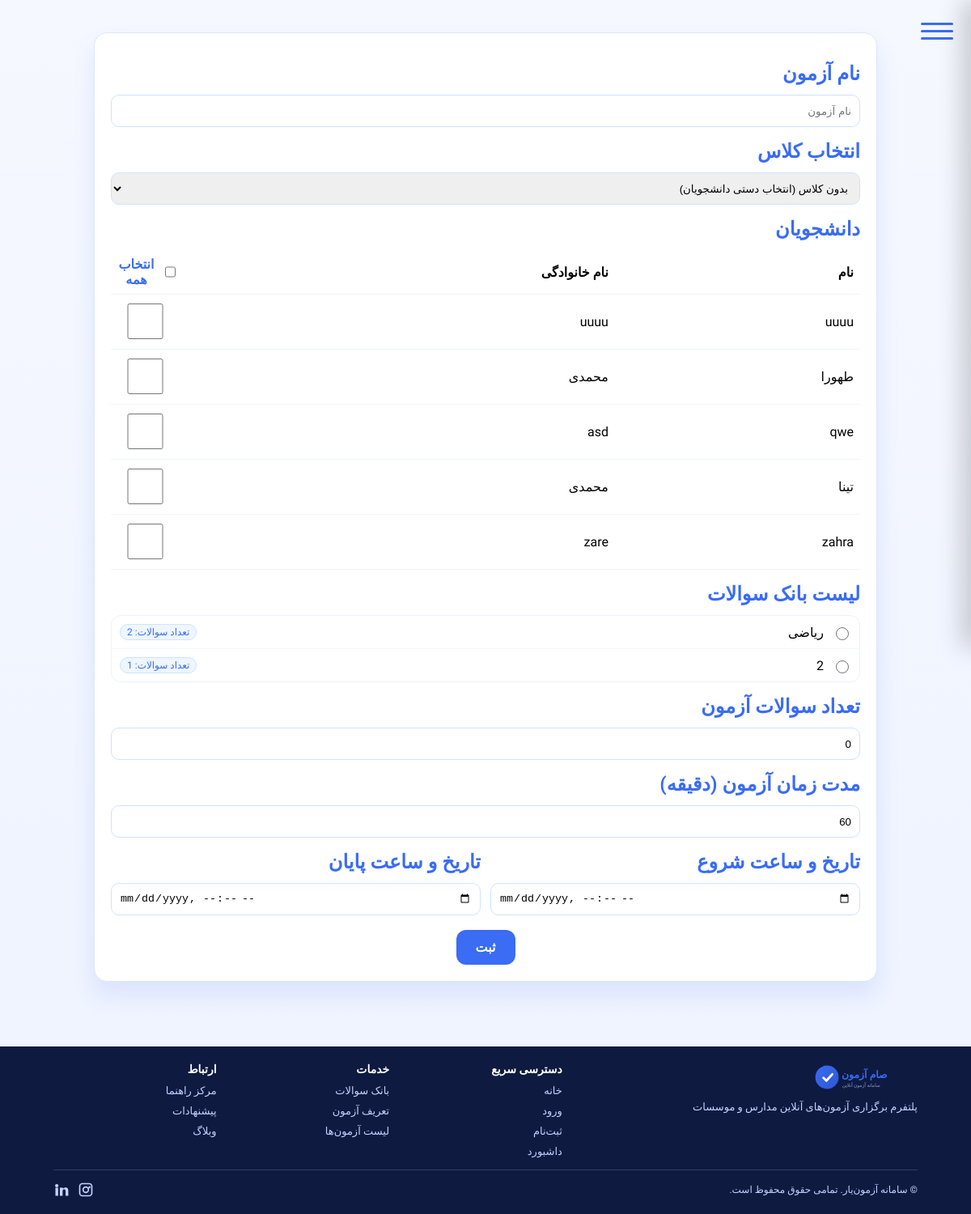
Page /accounts/exam-define/ (signed in) on the earlier database version.
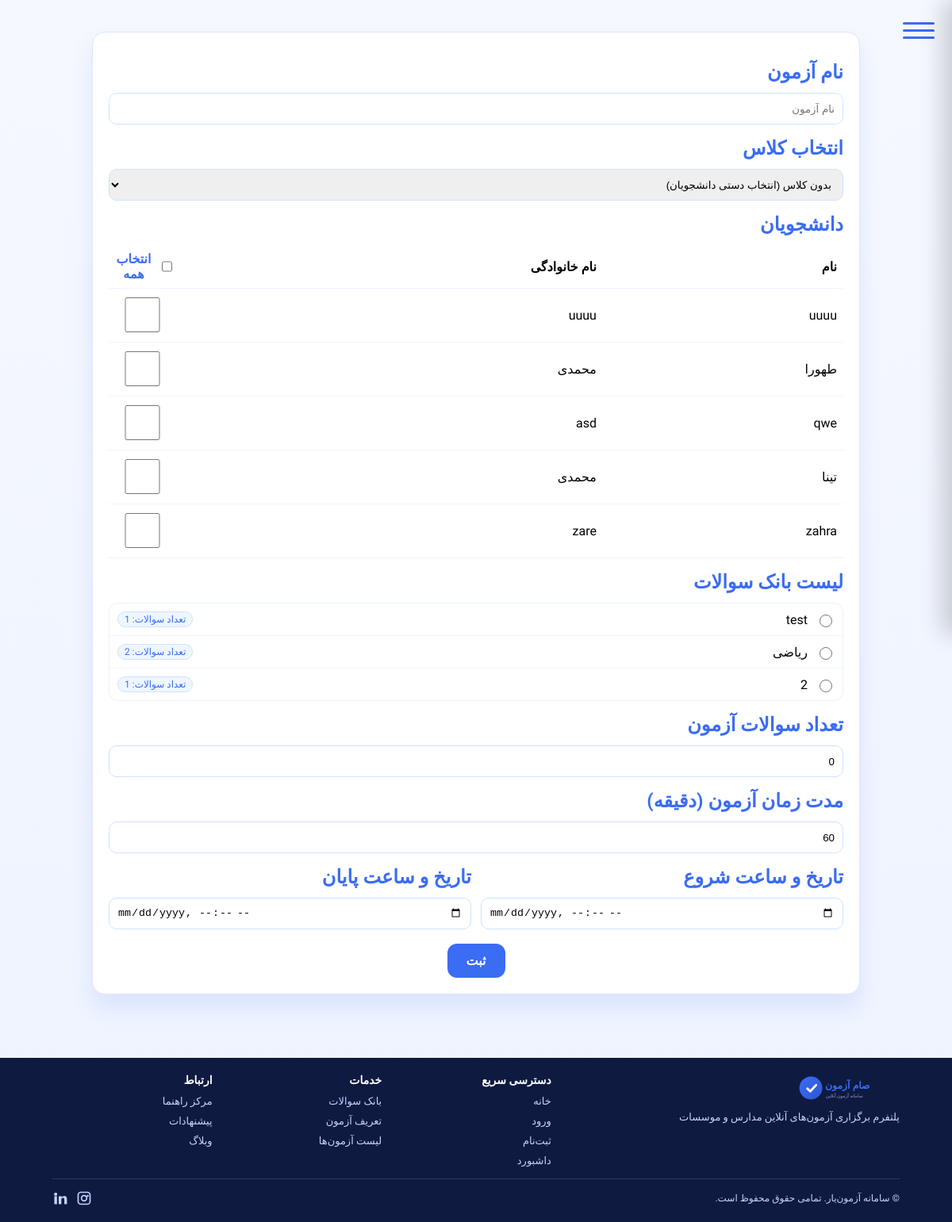
Same page on the later database version.
### accounts/models.py (models this page shows, shortened)
class User(AbstractUser):
    email = models.EmailField(unique=True)
    role = models.ForeignKey(Role, on_delete=models.SET_NULL, null=True, blank=True)
    class Meta:
        verbose_name = "کاربر"
        verbose_name_plural = "کاربران"

class Exam(models.Model):
    name = models.CharField(max_length=200)
    classroom = models.ForeignKey('Classroom', on_delete=models.CASCADE, related_name='exams')
    num_questions = models.PositiveIntegerField(default=0)
    created_by = models.ForeignKey(settings.AUTH_USER_MODEL, on_delete=models.CASCADE, related_name='created_exams')
    students = models.ManyToManyField(settings.AUTH_USER_MODEL, related_name='exams', blank=True)
    created_at = models.DateTimeField(auto_now_add=True)
    source_exam = models.ForeignKey('self', null=True, blank=True, on_delete=models.SET_NULL, related_name='derived_exams')
    shuffle_per_student = models.BooleanField(default=True)
    duration = models.PositiveIntegerField(default=60, help_text="Duration in minutes")
    start_time = models.DateTimeField(null=True, blank=True)
    end_time = models.DateTimeField(null=True, blank=True)
    class Meta:
        verbose_name = "آزمون"
        verbose_name_plural = "آزمون‌ها"

### accounts/views.py (the view, shortened to what this page needs)
# urls.py: path('exam-define/', ExamDefineView.as_view(), name='exam_define'),
@method_decorator(login_required, name="dispatch")
class ExamDefineView(TemplateView):
    template_name = "accounts/exam_define.html"
    def dispatch(self, request, *args, **kwargs):
        u = request.user
        is_instructor = (getattr(getattr(u, 'role', None), 'code', '') == 'instructor')
        if not is_instructor:
            return redirect('profile')
        return super().dispatch(request, *args, **kwargs)
    def get_context_data(self, **kwargs):
        ctx = super().get_context_data(**kwargs)
        u = self.request.user
        from django.db.models import Count
        classes = Classroom.objects.filter(instructor=u, is_staging=False, is_exam_room=False).order_by('name')
        selected_class_id = self.request.GET.get('class_id')
        selected_class = None
        if selected_class_id:
            try:
                selected_class = classes.get(pk=int(selected_class_id))
            except (ValueError, Classroom.DoesNotExist):
                selected_class = None
        if selected_class:
            students = selected_class.students.select_related('role').filter(role__code='student')
        else:
            students = User.objects.select_related('role').filter(role__code='student')
        banks = (
            Exam.objects.filter(created_by=u, students__isnull=True)
            .annotate(q_count=Count('questions'))
            .order_by('-created_at')
            .distinct()
        )
        ctx['classes'] = classes
        ctx['selected_class_id'] = selected_class.id if selected_class else None
        ctx['students'] = students
        ctx['banks'] = banks
        return ctx

### templates/accounts/exam_define.html (shortened to what this page needs)
{% extends "base.html" %}
{% block body_class %}exam-define{% endblock %}
{% block content %}
<div class="wrap">
  <form method="post" class="card">
    <div class="section">
      <h2 class="title">نام آزمون</h2>
      <input class="input" type="text" name="exam_name" placeholder="نام آزمون" />
    </div>
    <div class="section">
      <h2 class="title">انتخاب کلاس</h2>
      <select class="input" name="class_id" id="classSelect">
        <option value="">بدون کلاس (انتخاب دستی دانشجویان)</option>
      </select>
    </div>
    <div class="section">
      <h2 class="title">دانشجویان</h2>
      <table class="table">
        <thead>
          <tr>
            <th>نام</th>
            <th>نام خانوادگی</th>
            <th class="chk">
              <label class="sel-all" for="selectAllStudents">
                <input type="checkbox" id="selectAllStudents">
                <span>انتخاب همه</span>
              </label>
            </th>
          </tr>
        </thead>
        <tbody>
          {% for s in students %}
          <tr>
            <td>{{ s.first_name }}</td>
            <td>{{ s.last_name }}</td>
            <td class="chk"><input type="checkbox" name="student_ids" value="{{ s.id }}" /></td>
          </tr>
          {% endfor %}
        </tbody>
      </table>
    </div>
    <div class="section">
      <h2 class="title">لیست بانک سوالات</h2>
      <ul class="banks">
        {% for b in banks %}
          <li class="bank-item"><input type="radio" name="source_exam_id" value="{{ b.id }}"><span>{{ b.name }}</span> <span class="count">تعداد سوالات: {{ b.q_count|default:b.num_questions }}</span></li>
        {% empty %}
          <li class="bank-item" style="color:#6b7aa6">بانک سوالی موجود نیست</li>
        {% endfor %}
      </ul>
    </div>
    <div class="section">
      <h2 class="title">تعداد سوالات آزمون</h2>
      <input class="input" type="number" min="0" name="num_questions" value="0" />
    </div>
    <div class="section">
      <h2 class="title">مدت زمان آزمون (دقیقه)</h2>
      <input class="input" type="number" min="1" name="duration" value="60" required />
    </div>
    <div class="section">
      <div class="grid" style="grid-template-columns: 1fr 1fr;">
        <div>
          <h2 class="title">تاریخ و ساعت شروع</h2>
          <input class="input" type="datetime-local" name="start_time" required />
        </div>
        <div>
          <h2 class="title">تاریخ و ساعت پایان</h2>
          <input class="input" type="datetime-local" name="end_time" required />
        </div>
      </div>
    </div>
    <div class="actions">
      <button class="btn" type="submit">ثبت</button>
    </div>
  </form>
</div>
{% endblock %}

Differences in the rows shown:
added Exam: name "test", q_count "1"
